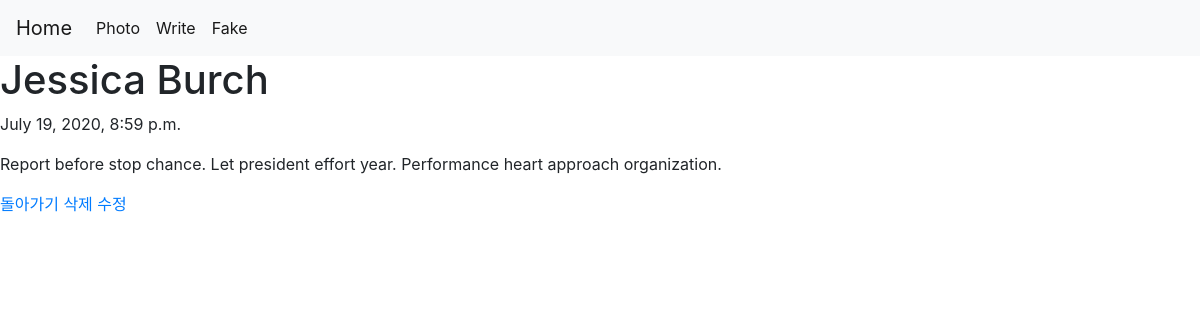
The page /blog/10/ on the database its author committed.
### blog/models.py (models this page shows, shortened)
class Blog(models.Model):
    title = models.CharField(max_length=200)
    pub_date = models.DateTimeField('date published')
    body = models.TextField()

### blog/views.py (the view)
# urls.py: path('<int:blog_id>/', views.detail, name = 'detail'),
def detail(request, blog_id):
    blog_detail = get_object_or_404(Blog, pk=blog_id)
    return render(request, 'detail.html', {'blog': blog_detail})

### blog/templates/detail.html
{% extends 'base.html' %}
{% block content %}
<h1>{{ blog.title }}</h1>
<p>{{ blog.pub_date }}</p>
<p>{{ blog.body }}</p>
<a href="{% url 'blog' %}">돌아가기</a>
<a href="{% url 'delete' blog.id %}">삭제</a>
<a href="{% url 'update' blog.id %}">수정</a>
{% endblock %}

### rows shown on the page
Blog: title "Jessica Burch", pub_date "July 19, 2020, 8:59 p.m.", body "Report before stop chance. Let president effort year. Performance heart approach organization."
